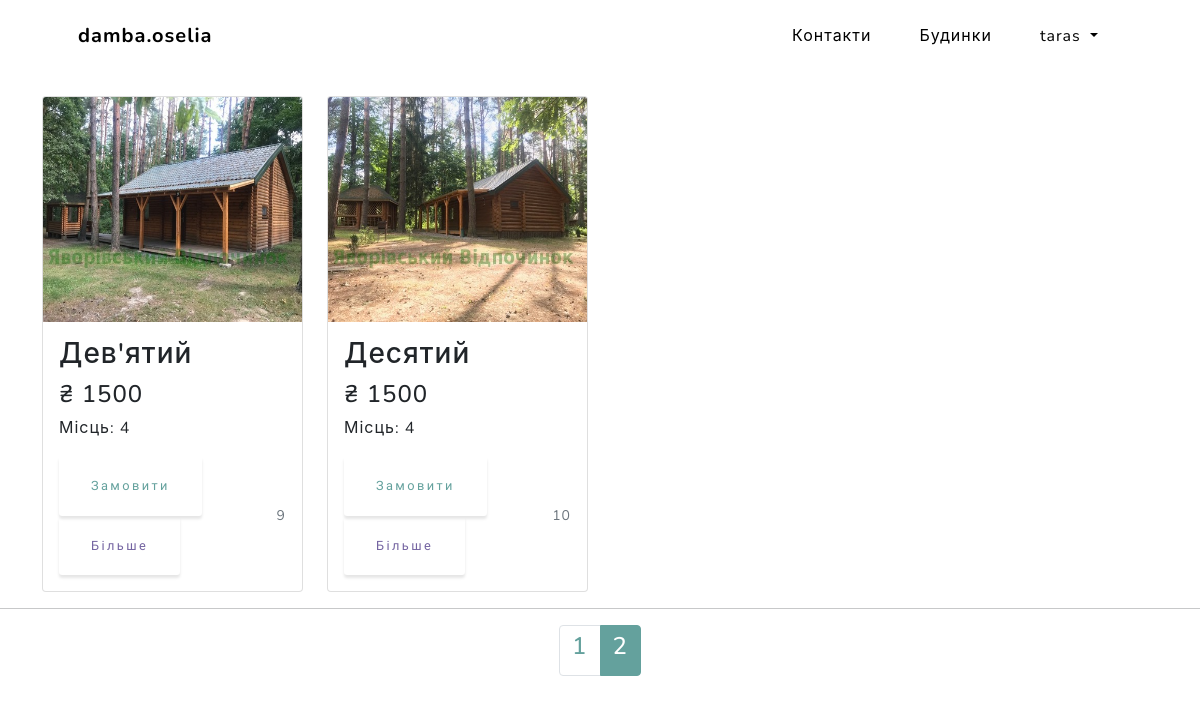
Page /houses/?page=2 (signed in) on the committed database.
### main/models.py (models this page shows, shortened)
class Houses(models.Model):
    name = models.CharField(max_length=32)
    photo = models.ImageField(null=True, blank=True) #
    price = models.FloatField()
    capacity = models.IntegerField()
    rooms = models.IntegerField(null=True) #
    beds = models.IntegerField()
    wifi = models.BooleanField(default=True)
    kitchen = models.BooleanField(default=True)
    bathroom = models.BooleanField(default=True)
    floors = models.IntegerField()
    central_heat = models.BooleanField(default=False) #
    pets_allow = models.BooleanField(default=False) #
    description = models.CharField(max_length= 255, null=True) #
    def get_absolute_url(self):
        return reverse('house', kwargs={'house_id':self.pk})
    class Meta:
        verbose_name = 'Будинок'
        verbose_name_plural = 'Будинки'
        ordering = ['id']

### main/views.py (the view)
# urls.py: path('houses/', houses, name='houses'),
def houses(request):
    cards = Houses.objects.all()
    paginator = Paginator(cards, 8)
    page_number = request.GET.get('page')
    page_obj = paginator.get_page(page_number)
    context = {
        'title':'Будинки',
        'menu':menu,
        'cards':cards,
        'page_obj':page_obj,
    }
    return render(request, 'main/houses.html', context=context)

### main/templates/main/houses.html (shortened to what this page needs)
{% extends 'main/base.html' %}
{% load static %}
{% block content %}
    <section>
        <div class="container">
            <div class="row">
                <div class="col-10">
                    <br><br><br><br>
                </div>
                <div class="col-2">
                </div>
            </div>
        </div>
    </section>
    <section>
        <div class="container">
            <div class="row">
                {% for c in page_obj %}
                <div class="col-sm-6 col-md-6 col-lg-3">
                    <div class="card box-shadow">
                        <a href="{{ c.get_absolute_url }}">
                            <img class="card-img-top" data-src="holder.js/100px225?theme=thumb&amp;bg=55595c&amp;fg=eceeef&amp;text=Thumbnail" alt="Photo preview: {{c.photo_preview}}" style="height: 225px; width: 100%; display: block;"
                            src="/static/main/img/houses/{{c.photo}}" data-holder-rendered="true">
                        </a>
                        <div class="card-body">
                            <div class="title-group d-flex">
                                <h3 class="card-title pricing-card-title">{{c.name}}</h3>
                            </div>
                            <h4 class="pricing-card-title">₴ {{c.price|floatformat:0}}</h4>
                            <p>Місць: {{c.capacity}}</p>
                            <div class="d-flex justify-content-between align-items-center">
                                <div class="btn-group flex-wrap" data-toggle="buttons">
                                    <a href="{{ c.get_absolute_url }}order/"><button type="button" class="btn btn-sm btn-outline-primary">Замовити</button></a>
                                    <a href="{{ c.get_absolute_url }}"><button type="button" class="btn btn-sm btn-outline-secondary">Більше</button></a>
                                </div>
                                <small class="text-muted">{{c.id}}</small>
                            </div>
                        </div>
                    </div>
                </div>
                {% endfor %}
            </div>
        </div>
        <hr>
        <div class="container">
            <div class="row">
                <nav aria-label="...">
                    <ul class="pagination d-flex justify-content-center">
                        {% for page in page_obj.paginator.page_range %}
                        <li class="page-item
                            {% if page == page_obj.number %}
                            active" aria-current="page"
                            {% else %}
                            "
                            {% endif %}
                        ><a class="page-link" href="?page={{page}}"><h4>{{page}}</h4></a></li>
                        {% endfor %}
                    </ul>
                </nav>
            </div>
        </div>
    </section>
{% endblock %}

### main/templates/main/base.html (shortened to what this page needs)
{% load static %}
<!DOCTYPE html><html lang="uk">
<head>
    <link rel="stylesheet" href="{% static 'main/css/styles.css' %}">
    <link rel="stylesheet" href="https://cdn.jsdelivr.net/npm/bootstrap@4.6.0/dist/css/bootstrap.min.css"
>
    <link rel="stylesheet" href="{% static 'main/css/styles.css' %}">
</head>
<body id="page-top">
    <nav class="navbar navbar-expand-lg navbar-light fixed-top" id="mainNav">
        <div class="container px-4 px-lg-5">
            <a class="navbar-brand" href="{% url 'main' %}">damba.oselia</a>
            <div class="collapse navbar-collapse" id="navbarToggler">
                {% block main_menu %}
                <ul class="navbar-nav ms-auto">
                    {% for m in menu %}
                    <li class="nav-item"><a class="nav-link" href="{{m.url_name}}">{{m.title}}</a></li>
                    {% endfor %}
                    {% if request.user.is_authenticated %}
                    <li class="nav-item">
                        <div class="dropdown">
                            <a class="nav-link dropdown-toggle" href="#" role="button" id="dropdownMenuLink" data-toggle="dropdown" aria-expanded="false">
                                {{request.user.username}}
                            </a>
                        </div>
                    </li>
                    {% else %}
                    <li class="nav-item" type="button" data-toggle="modal" data-target="#modal_login">
                        <a class="nav-link">Увійти</a>
                    </li>
                    {% endif %}
                </ul>
                {% endblock main_menu %}
            </div>
        </div>
    </nav>
    {% block content %}
    {% endblock %}
</body>
</html>

### rows in the picture
Houses: photo (picture), name "Дев'ятий", price "1500", capacity "4", id "9"
Houses: photo (picture), name "Десятий", price "1500", capacity "4", id "10"

### other values in the picture
{{ m.title }} "Контакти" "Будинки"
{{ request.user.username }} "taras"
{{ page }} "1" "2"
